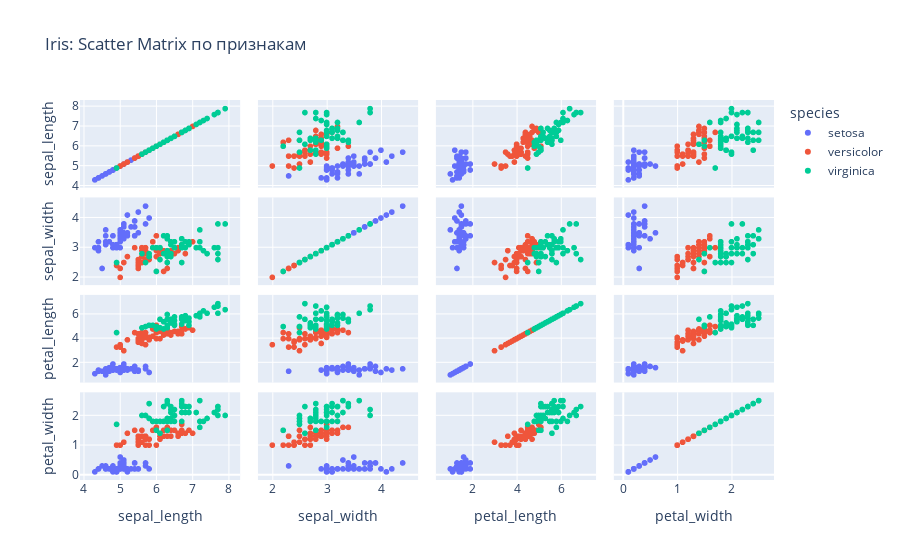

The notebook cell this image was saved under:
### Markdown cell above
## Загружаем датасет Iris и делаем краткий EDA

Источник CSV: `https://raw.githubusercontent.com/uiuc-cse/data-fa14/gh-pages/data/iris.csv`

Столбцы: `sepal_length`, `sepal_width`, `petal_length`, `petal_width`, `species`.

### Code cell
iris_url = "https://raw.githubusercontent.com/uiuc-cse/data-fa14/gh-pages/data/iris.csv"
df = pd.read_csv(iris_url)
print(df.head())
print("\nФорма:", df.shape)
print("\nКлассы:")
print(df["species"].value_counts())

fig = px.scatter_matrix(
    df,
    dimensions=["sepal_length", "sepal_width", "petal_length", "petal_width"],
    color="species",
    title="Iris: Scatter Matrix по признакам"
)
fig.show()

### Figure 1 — Plotly figure (JSON) as saved in the notebook; plotly's stock layout.template omitted (floating-point values rounded to 4 significant figures)
{"data": [{"dimensions": [{"axis": {"matches": true}, "label": "sepal_length", "values": [5.1, 4.9, 4.7, 4.6, 5.0, 5.4, 4.6, 5.0, 4.4, 4.9, 5.4, 4.8, 4.8, 4.3, 5.8, 5.7, 5.4, 5.1, 5.7, 5.1, 5.4, 5.1, 4.6, 5.1, 4.8, 5.0, 5.0, 5.2, 5.2, 4.7, 4.8, 5.4, 5.2, 5.5, 4.9, 5.0, 5.5, 4.9, 4.4, 5.1, 5.0, 4.5, 4.4, 5.0, 5.1, 4.8, 5.1, 4.6, 5.3, 5.0]}, {"axis": {"matches": true}, "label": "sepal_width", "values": [3.5, 3.0, 3.2, 3.1, 3.6, 3.9, 3.4, 3.4, 2.9, 3.1, 3.7, 3.4, 3.0, 3.0, 4.0, 4.4, 3.9, 3.5, 3.8, 3.8, 3.4, 3.7, 3.6, 3.3, 3.4, 3.0, 3.4, 3.5, 3.4, 3.2, 3.1, 3.4, 4.1, 4.2, 3.1, 3.2, 3.5, 3.1, 3.0, 3.4, 3.5, 2.3, 3.2, 3.5, 3.8, 3.0, 3.8, 3.2, 3.7, 3.3]}, {"axis": {"matches": true}, "label": "petal_length", "values": [1.4, 1.4, 1.3, 1.5, 1.4, 1.7, 1.4, 1.5, 1.4, 1.5, 1.5, 1.6, 1.4, 1.1, 1.2, 1.5, 1.3, 1.4, 1.7, 1.5, 1.7, 1.5, 1.0, 1.7, 1.9, 1.6, 1.6, 1.5, 1.4, 1.6, 1.6, 1.5, 1.5, 1.4, 1.5, 1.2, 1.3, 1.5, 1.3, 1.5, 1.3, 1.3, 1.3, 1.6, 1.9, 1.4, 1.6, 1.4, 1.5, 1.4]}, {"axis": {"matches": true}, "label": "petal_width", "values": [0.2, 0.2, 0.2, 0.2, 0.2, 0.4, 0.3, 0.2, 0.2, 0.1, 0.2, 0.2, 0.1, 0.1, 0.2, 0.4, 0.4, 0.3, 0.3, 0.3, 0.2, 0.4, 0.2, 0.5, 0.2, 0.2, 0.4, 0.2, 0.2, 0.2, 0.2, 0.4, 0.1, 0.2, 0.1, 0.2, 0.2, 0.1, 0.2, 0.2, 0.3, 0.3, 0.2, 0.6, 0.4, 0.3, 0.2, 0.2, 0.2, 0.2]}], "hovertemplate": "species=setosa<br>%{xaxis.title.text}=%{x}<br>%{yaxis.title.text}=%{y}<extra></extra>", "legendgroup": "setosa", "marker": {"color": "#636efa", "symbol": "circle"}, "name": "setosa", "showlegend": true, "type": "splom"}, {"dimensions": [{"axis": {"matches": true}, "label": "sepal_length", "values": [7.0, 6.4, 6.9, 5.5, 6.5, 5.7, 6.3, 4.9, 6.6, 5.2, 5.0, 5.9, 6.0, 6.1, 5.6, 6.7, 5.6, 5.8, 6.2, 5.6, 5.9, 6.1, 6.3, 6.1, 6.4, 6.6, 6.8, 6.7, 6.0, 5.7, 5.5, 5.5, 5.8, 6.0, 5.4, 6.0, 6.7, 6.3, 5.6, 5.5, 5.5, 6.1, 5.8, 5.0, 5.6, 5.7, 5.7, 6.2, 5.1, 5.7]}, {"axis": {"matches": true}, "label": "sepal_width", "values": [3.2, 3.2, 3.1, 2.3, 2.8, 2.8, 3.3, 2.4, 2.9, 2.7, 2.0, 3.0, 2.2, 2.9, 2.9, 3.1, 3.0, 2.7, 2.2, 2.5, 3.2, 2.8, 2.5, 2.8, 2.9, 3.0, 2.8, 3.0, 2.9, 2.6, 2.4, 2.4, 2.7, 2.7, 3.0, 3.4, 3.1, 2.3, 3.0, 2.5, 2.6, 3.0, 2.6, 2.3, 2.7, 3.0, 2.9, 2.9, 2.5, 2.8]}, {"axis": {"matches": true}, "label": "petal_length", "values": [4.7, 4.5, 4.9, 4.0, 4.6, 4.5, 4.7, 3.3, 4.6, 3.9, 3.5, 4.2, 4.0, 4.7, 3.6, 4.4, 4.5, 4.1, 4.5, 3.9, 4.8, 4.0, 4.9, 4.7, 4.3, 4.4, 4.8, 5.0, 4.5, 3.5, 3.8, 3.7, 3.9, 5.1, 4.5, 4.5, 4.7, 4.4, 4.1, 4.0, 4.4, 4.6, 4.0, 3.3, 4.2, 4.2, 4.2, 4.3, 3.0, 4.1]}, {"axis": {"matches": true}, "label": "petal_width", "values": [1.4, 1.5, 1.5, 1.3, 1.5, 1.3, 1.6, 1.0, 1.3, 1.4, 1.0, 1.5, 1.0, 1.4, 1.3, 1.4, 1.5, 1.0, 1.5, 1.1, 1.8, 1.3, 1.5, 1.2, 1.3, 1.4, 1.4, 1.7, 1.5, 1.0, 1.1, 1.0, 1.2, 1.6, 1.5, 1.6, 1.5, 1.3, 1.3, 1.3, 1.2, 1.4, 1.2, 1.0, 1.3, 1.2, 1.3, 1.3, 1.1, 1.3]}], "hovertemplate": "species=versicolor<br>%{xaxis.title.text}=%{x}<br>%{yaxis.title.text}=%{y}<extra></extra>", "legendgroup": "versicolor", "marker": {"color": "#EF553B", "symbol": "circle"}, "name": "versicolor", "showlegend": true, "type": "splom"}, {"dimensions": [{"axis": {"matches": true}, "label": "sepal_length", "values": [6.3, 5.8, 7.1, 6.3, 6.5, 7.6, 4.9, 7.3, 6.7, 7.2, 6.5, 6.4, 6.8, 5.7, 5.8, 6.4, 6.5, 7.7, 7.7, 6.0, 6.9, 5.6, 7.7, 6.3, 6.7, 7.2, 6.2, 6.1, 6.4, 7.2, 7.4, 7.9, 6.4, 6.3, 6.1, 7.7, 6.3, 6.4, 6.0, 6.9, 6.7, 6.9, 5.8, 6.8, 6.7, 6.7, 6.3, 6.5, 6.2, 5.9]}, {"axis": {"matches": true}, "label": "sepal_width", "values": [3.3, 2.7, 3.0, 2.9, 3.0, 3.0, 2.5, 2.9, 2.5, 3.6, 3.2, 2.7, 3.0, 2.5, 2.8, 3.2, 3.0, 3.8, 2.6, 2.2, 3.2, 2.8, 2.8, 2.7, 3.3, 3.2, 2.8, 3.0, 2.8, 3.0, 2.8, 3.8, 2.8, 2.8, 2.6, 3.0, 3.4, 3.1, 3.0, 3.1, 3.1, 3.1, 2.7, 3.2, 3.3, 3.0, 2.5, 3.0, 3.4, 3.0]}, {"axis": {"matches": true}, "label": "petal_length", "values": [6.0, 5.1, 5.9, 5.6, 5.8, 6.6, 4.5, 6.3, 5.8, 6.1, 5.1, 5.3, 5.5, 5.0, 5.1, 5.3, 5.5, 6.7, 6.9, 5.0, 5.7, 4.9, 6.7, 4.9, 5.7, 6.0, 4.8, 4.9, 5.6, 5.8, 6.1, 6.4, 5.6, 5.1, 5.6, 6.1, 5.6, 5.5, 4.8, 5.4, 5.6, 5.1, 5.1, 5.9, 5.7, 5.2, 5.0, 5.2, 5.4, 5.1]}, {"axis": {"matches": true}, "label": "petal_width", "values": [2.5, 1.9, 2.1, 1.8, 2.2, 2.1, 1.7, 1.8, 1.8, 2.5, 2.0, 1.9, 2.1, 2.0, 2.4, 2.3, 1.8, 2.2, 2.3, 1.5, 2.3, 2.0, 2.0, 1.8, 2.1, 1.8, 1.8, 1.8, 2.1, 1.6, 1.9, 2.0, 2.2, 1.5, 1.4, 2.3, 2.4, 1.8, 1.8, 2.1, 2.4, 2.3, 1.9, 2.3, 2.5, 2.3, 1.9, 2.0, 2.3, 1.8]}], "hovertemplate": "species=virginica<br>%{xaxis.title.text}=%{x}<br>%{yaxis.title.text}=%{y}<extra></extra>", "legendgroup": "virginica", "marker": {"color": "#00cc96", "symbol": "circle"}, "name": "virginica", "showlegend": true, "type": "splom"}], "layout": {"dragmode": "select", "legend": {"title": {"text": "species"}, "tracegroupgap": 0}, "title": {"text": "Iris: Scatter Matrix по признакам"}}}
